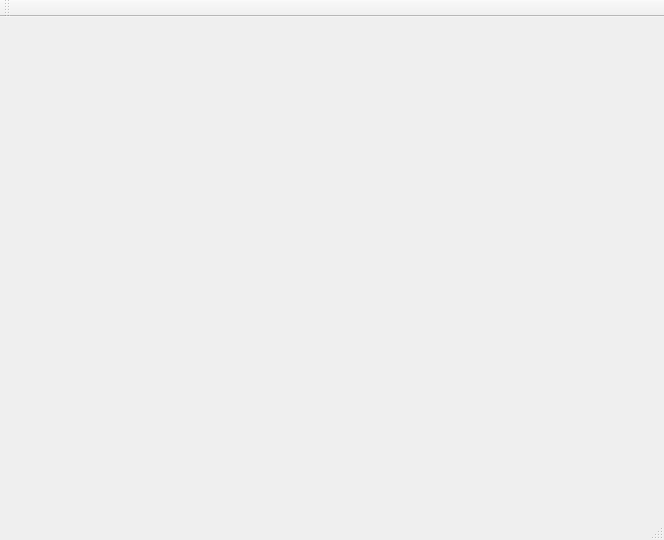
<?xml version="1.0" encoding="UTF-8"?>
<ui version="4.0">
 <class>MainWindow</class>
 <widget class="QMainWindow" name="MainWindow">
  <property name="geometry">
   <rect>
    <x>0</x>
    <y>0</y>
    <width>664</width>
    <height>540</height>
   </rect>
  </property>
  <property name="windowTitle">
   <string>CS 628</string>
  </property>
  <widget class="QWidget" name="centralWidget"/>
  <widget class="QMenuBar" name="menuBar">
   <property name="geometry">
    <rect>
     <x>0</x>
     <y>0</y>
     <width>664</width>
     <height>21</height>
    </rect>
   </property>
  </widget>
  <widget class="QToolBar" name="mainToolBar">
   <attribute name="toolBarArea">
    <enum>TopToolBarArea</enum>
   </attribute>
   <attribute name="toolBarBreak">
    <bool>false</bool>
   </attribute>
  </widget>
  <widget class="QStatusBar" name="statusBar"/>
 </widget>
 <layoutdefault spacing="6" margin="11"/>
 <resources/>
 <connections/>
</ui>
